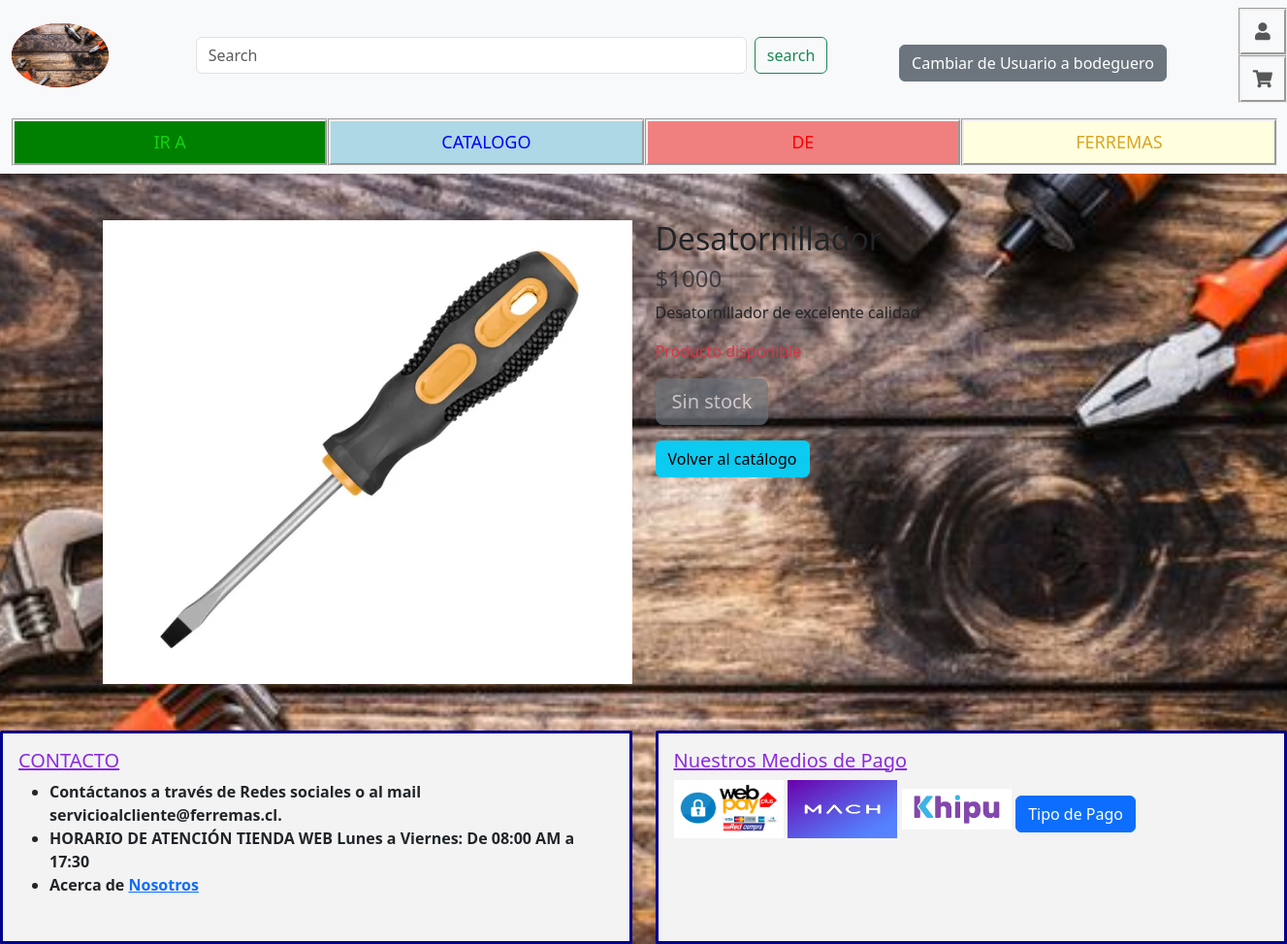
Page /producto/1/ on the earlier database version.
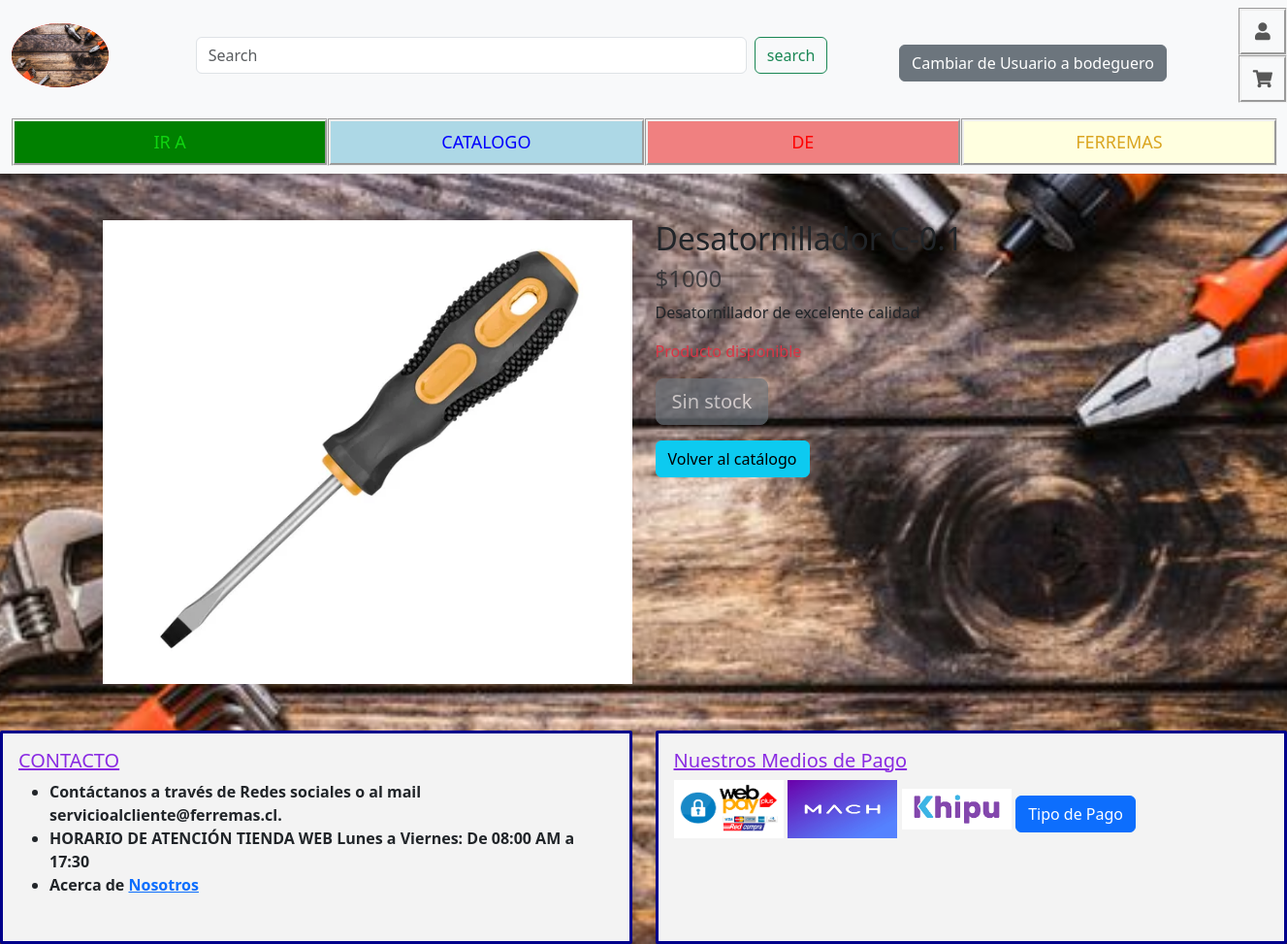
Same page on the later database version.
### ZonaGamers/models.py (models this page shows, shortened)
class Juego(models.Model):
    nombre = models.CharField(max_length=40)
    precio = models.PositiveBigIntegerField()
    descripcion = models.TextField(max_length=100)
    imagen = models.ImageField(upload_to='juegos/', blank=True, null=True)

### ZonaGamers/views/render_views.py (the view)
# urls.py: path('producto/<int:id>/', render_views.detalle_producto, name='detalle_producto'),
def detalle_producto(request, id):
    juego = get_object_or_404(Juego, id=id)
    return render(request, 'pages/detalle_producto.html', {'juego': juego})

### ZonaGamers/context_processors.py (called while the page is built)
def user_context_processor(request):
    print(f'User:  {request.user.username}')
    return {
        'username': request.user.username,
        'is_authenticated': request.user.is_authenticated
    }

### ZonaGamers/templates/pages/detalle_producto.html
{% extends '../base/base.html' %}
{% load static %}
{% block content %}
<div class="container mt-5">
    <div class="row">
        <div class="col-md-6">
            {% if juego.imagen %}
                <img src="{{ juego.imagen.url }}" alt="{{ juego.nombre }}" class="img-fluid">
            {% else %}
                <img src="{% static 'images/last.avif' %}" alt="{{ juego.nombre }}" class="img-fluid">
            {% endif %}
        </div>
        <div class="col-md-6">
            <h2>{{ juego.nombre }}</h2>
            <h4 class="text-muted">${{ juego.precio }}</h4>
            <p>{{ juego.descripcion }}</p>
            {% if juego.stock > 0 %}
                <p class="text-success">Producto disponible: {{ juego.stock }} en stock</p>
            {% else %}
                <p class="text-danger">Producto  disponible</p>
            {% endif %}
            {% if juego.stock > 0 %}
                <a href="{% url 'add_to_cart' juego.id %}" class="btn btn-success btn-lg">Agregar al carrito</a>
            {% else %}
                <button class="btn btn-secondary btn-lg" disabled>Sin stock</button>
            {% endif %}
            <div class="mt-3">
                <a href="{% url 'catalogo_bodeguero' %}" class="btn btn-info">Volver al catálogo</a>
            </div>
        </div>
    </div>
</div>
{% endblock %}

Differences in the rows shown:
changed Juego "Desatornillador de excelente calidad": nombre "Desatornillador" → "Desatornillador C-0.1"
